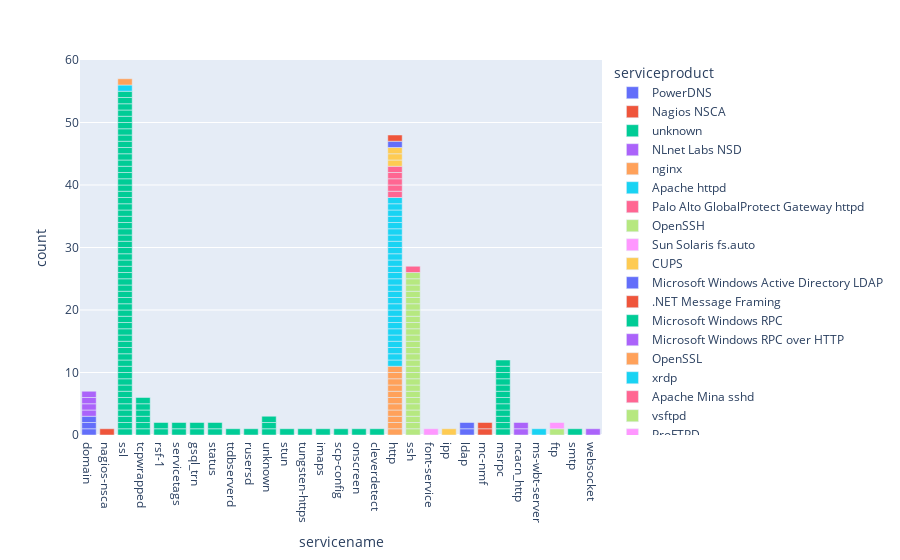

Notebook code cell kept with this figure:
### Markdown cell above
# Diagram Servicename and Serviceproduct

### Code cell
fig = px.bar(nmap_df, x='servicename', y='count', color ='serviceproduct')
fig.show()

### Figure 1 — Plotly figure (JSON) as saved in the notebook; plotly's stock layout.template omitted (floating-point values rounded to 4 significant figures)
{"data": [{"alignmentgroup": "True", "hoverlabel": {"namelength": 0}, "hovertemplate": "serviceproduct=PowerDNS<br>servicename=%{x}<br>count=%{y}", "legendgroup": "PowerDNS", "marker": {"color": "#636efa"}, "name": "PowerDNS", "offsetgroup": "PowerDNS", "orientation": "v", "showlegend": true, "textposition": "auto", "type": "bar", "x": ["domain", "domain", "domain"], "xaxis": "x", "y": [1, 1, 1], "yaxis": "y"}, {"alignmentgroup": "True", "hoverlabel": {"namelength": 0}, "hovertemplate": "serviceproduct=Nagios NSCA<br>servicename=%{x}<br>count=%{y}", "legendgroup": "Nagios NSCA", "marker": {"color": "#EF553B"}, "name": "Nagios NSCA", "offsetgroup": "Nagios NSCA", "orientation": "v", "showlegend": true, "textposition": "auto", "type": "bar", "x": ["nagios-nsca"], "xaxis": "x", "y": [1], "yaxis": "y"}, {"alignmentgroup": "True", "hoverlabel": {"namelength": 0}, "hovertemplate": "serviceproduct=unknown<br>servicename=%{x}<br>count=%{y}", "legendgroup": "unknown", "marker": {"color": "#00cc96"}, "name": "unknown", "offsetgroup": "unknown", "orientation": "v", "showlegend": true, "textposition": "auto", "type": "bar", "x": ["ssl", "tcpwrapped", "ssl", "tcpwrapped", "ssl", "ssl", "ssl", "ssl", "ssl", "ssl", "ssl", "ssl", "ssl", "ssl", "ssl", "ssl", "ssl", "ssl", "ssl", "ssl", "rsf-1", "rsf-1", "servicetags", "gsql_trn", "status", "ttdbserverd", "rusersd", "unknown", "unknown", "servicetags", "gsql_trn", "status", "ssl", "ssl", "tcpwrapped", "ssl", "ssl", "ssl", "ssl", "ssl", "ssl", "ssl", "ssl", "ssl", "ssl", "ssl", "ssl", "stun", "tungsten-https", "ssl", "ssl", "ssl", "ssl", "ssl", "ssl", "ssl", "ssl", "ssl", "ssl", "imaps", "ssl", "scp-config", "ssl", "tcpwrapped", "ssl", "tcpwrapped", "ssl", "tcpwrapped", "onscreen", "unknown", "ssl", "ssl", "ssl", "ssl", "cleverdetect", "ssl", "ssl", "ssl", "ssl", "ssl"], "xaxis": "x", "y": [1, 1, 1, 1, 1, 1, 1, 1, 1, 1, 1, 1, 1, 1, 1, 1, 1, 1, 1, 1, 1, 1, 1, 1, 1, 1, 1, 1, 1, 1, 1, 1, 1, 1, 1, 1, 1, 1, 1, 1, 1, 1, 1, 1, 1, 1, 1, 1, 1, 1, 1, 1, 1, 1, 1, 1, 1, 1, 1, 1, 1, 1, 1, 1, 1, 1, 1, 1, 1, 1, 1, 1, 1, 1, 1, 1, 1, 1, 1, 1], "yaxis": "y"}, {"alignmentgroup": "True", "hoverlabel": {"namelength": 0}, "hovertemplate": "serviceproduct=NLnet Labs NSD<br>servicename=%{x}<br>count=%{y}", "legendgroup": "NLnet Labs NSD", "marker": {"color": "#ab63fa"}, "name": "NLnet Labs NSD", "offsetgroup": "NLnet Labs NSD", "orientation": "v", "showlegend": true, "textposition": "auto", "type": "bar", "x": ["domain", "domain", "domain", "domain"], "xaxis": "x", "y": [1, 1, 1, 1], "yaxis": "y"}, {"alignmentgroup": "True", "hoverlabel": {"namelength": 0}, "hovertemplate": "serviceproduct=nginx<br>servicename=%{x}<br>count=%{y}", "legendgroup": "nginx", "marker": {"color": "#FFA15A"}, "name": "nginx", "offsetgroup": "nginx", "orientation": "v", "showlegend": true, "textposition": "auto", "type": "bar", "x": ["http", "http", "http", "http", "http", "http", "http", "http", "http", "http", "http"], "xaxis": "x", "y": [1, 1, 1, 1, 1, 1, 1, 1, 1, 1, 1], "yaxis": "y"}, {"alignmentgroup": "True", "hoverlabel": {"namelength": 0}, "hovertemplate": "serviceproduct=Apache httpd<br>servicename=%{x}<br>count=%{y}", "legendgroup": "Apache httpd", "marker": {"color": "#19d3f3"}, "name": "Apache httpd", "offsetgroup": "Apache httpd", "orientation": "v", "showlegend": true, "textposition": "auto", "type": "bar", "x": ["http", "http", "http", "http", "http", "http", "http", "http", "http", "http", "http", "http", "http", "http", "http", "http", "http", "http", "http", "http", "http", "http", "http", "http", "http", "ssl", "http", "http"], "xaxis": "x", "y": [1, 1, 1, 1, 1, 1, 1, 1, 1, 1, 1, 1, 1, 1, 1, 1, 1, 1, 1, 1, 1, 1, 1, 1, 1, 1, 1, 1], "yaxis": "y"}, {"alignmentgroup": "True", "hoverlabel": {"namelength": 0}, "hovertemplate": "serviceproduct=Palo Alto GlobalProtect Gateway httpd<br>servicename=%{x}<br>count=%{y}", "legendgroup": "Palo Alto GlobalProtect Gateway httpd", "marker": {"color": "#FF6692"}, "name": "Palo Alto GlobalProtect Gateway httpd", "offsetgroup": "Palo Alto GlobalProtect Gateway httpd", "orientation": "v", "showlegend": true, "textposition": "auto", "type": "bar", "x": ["http", "http", "http", "http", "http"], "xaxis": "x", "y": [1, 1, 1, 1, 1], "yaxis": "y"}, {"alignmentgroup": "True", "hoverlabel": {"namelength": 0}, "hovertemplate": "serviceproduct=OpenSSH<br>servicename=%{x}<br>count=%{y}", "legendgroup": "OpenSSH", "marker": {"color": "#B6E880"}, "name": "OpenSSH", "offsetgroup": "OpenSSH", "orientation": "v", "showlegend": true, "textposition": "auto", "type": "bar", "x": ["ssh", "ssh", "ssh", "ssh", "ssh", "ssh", "ssh", "ssh", "ssh", "ssh", "ssh", "ssh", "ssh", "ssh", "ssh", "ssh", "ssh", "ssh", "ssh", "ssh", "ssh", "ssh", "ssh", "ssh", "ssh", "ssh"], "xaxis": "x", "y": [1, 1, 1, 1, 1, 1, 1, 1, 1, 1, 1, 1, 1, 1, 1, 1, 1, 1, 1, 1, 1, 1, 1, 1, 1, 1], "yaxis": "y"}, {"alignmentgroup": "True", "hoverlabel": {"namelength": 0}, "hovertemplate": "serviceproduct=Sun Solaris fs.auto<br>servicename=%{x}<br>count=%{y}", "legendgroup": "Sun Solaris fs.auto", "marker": {"color": "#FF97FF"}, "name": "Sun Solaris fs.auto", "offsetgroup": "Sun Solaris fs.auto", "orientation": "v", "showlegend": true, "textposition": "auto", "type": "bar", "x": ["font-service"], "xaxis": "x", "y": [1], "yaxis": "y"}, {"alignmentgroup": "True", "hoverlabel": {"namelength": 0}, "hovertemplate": "serviceproduct=CUPS<br>servicename=%{x}<br>count=%{y}", "legendgroup": "CUPS", "marker": {"color": "#FECB52"}, "name": "CUPS", "offsetgroup": "CUPS", "orientation": "v", "showlegend": true, "textposition": "auto", "type": "bar", "x": ["ipp"], "xaxis": "x", "y": [1], "yaxis": "y"}, {"alignmentgroup": "True", "hoverlabel": {"namelength": 0}, "hovertemplate": "serviceproduct=Microsoft Windows Active Directory LDAP<br>servicename=%{x}<br>count=%{y}", "legendgroup": "Microsoft Windows Active Directory LDAP", "marker": {"color": "#636efa"}, "name": "Microsoft Windows Active Directory LDAP", "offsetgroup": "Microsoft Windows Active Directory LDAP", "orientation": "v", "showlegend": true, "textposition": "auto", "type": "bar", "x": ["ldap", "ldap"], "xaxis": "x", "y": [1, 1], "yaxis": "y"}, {"alignmentgroup": "True", "hoverlabel": {"namelength": 0}, "hovertemplate": "serviceproduct=.NET Message Framing<br>servicename=%{x}<br>count=%{y}", "legendgroup": ".NET Message Framing", "marker": {"color": "#EF553B"}, "name": ".NET Message Framing", "offsetgroup": ".NET Message Framing", "orientation": "v", "showlegend": true, "textposition": "auto", "type": "bar", "x": ["mc-nmf", "mc-nmf"], "xaxis": "x", "y": [1, 1], "yaxis": "y"}, {"alignmentgroup": "True", "hoverlabel": {"namelength": 0}, "hovertemplate": "serviceproduct=Microsoft Windows RPC<br>servicename=%{x}<br>count=%{y}", "legendgroup": "Microsoft Windows RPC", "marker": {"color": "#00cc96"}, "name": "Microsoft Windows RPC", "offsetgroup": "Microsoft Windows RPC", "orientation": "v", "showlegend": true, "textposition": "auto", "type": "bar", "x": ["msrpc", "msrpc", "msrpc", "msrpc", "msrpc", "msrpc", "msrpc", "msrpc", "msrpc", "msrpc", "msrpc", "msrpc"], "xaxis": "x", "y": [1, 1, 1, 1, 1, 1, 1, 1, 1, 1, 1, 1], "yaxis": "y"}, {"alignmentgroup": "True", "hoverlabel": {"namelength": 0}, "hovertemplate": "serviceproduct=Microsoft Windows RPC over HTTP<br>servicename=%{x}<br>count=%{y}", "legendgroup": "Microsoft Windows RPC over HTTP", "marker": {"color": "#ab63fa"}, "name": "Microsoft Windows RPC over HTTP", "offsetgroup": "Microsoft Windows RPC over HTTP", "orientation": "v", "showlegend": true, "textposition": "auto", "type": "bar", "x": ["ncacn_http", "ncacn_http"], "xaxis": "x", "y": [1, 1], "yaxis": "y"}, {"alignmentgroup": "True", "hoverlabel": {"namelength": 0}, "hovertemplate": "serviceproduct=OpenSSL<br>servicename=%{x}<br>count=%{y}", "legendgroup": "OpenSSL", "marker": {"color": "#FFA15A"}, "name": "OpenSSL", "offsetgroup": "OpenSSL", "orientation": "v", "showlegend": true, "textposition": "auto", "type": "bar", "x": ["ssl"], "xaxis": "x", "y": [1], "yaxis": "y"}, {"alignmentgroup": "True", "hoverlabel": {"namelength": 0}, "hovertemplate": "serviceproduct=xrdp<br>servicename=%{x}<br>count=%{y}", "legendgroup": "xrdp", "marker": {"color": "#19d3f3"}, "name": "xrdp", "offsetgroup": "xrdp", "orientation": "v", "showlegend": true, "textposition": "auto", "type": "bar", "x": ["ms-wbt-server"], "xaxis": "x", "y": [1], "yaxis": "y"}, {"alignmentgroup": "True", "hoverlabel": {"namelength": 0}, "hovertemplate": "serviceproduct=Apache Mina sshd<br>servicename=%{x}<br>count=%{y}", "legendgroup": "Apache Mina sshd", "marker": {"color": "#FF6692"}, "name": "Apache Mina sshd", "offsetgroup": "Apache Mina sshd", "orientation": "v", "showlegend": true, "textposition": "auto", "type": "bar", "x": ["ssh"], "xaxis": "x", "y": [1], "yaxis": "y"}, {"alignmentgroup": "True", "hoverlabel": {"namelength": 0}, "hovertemplate": "serviceproduct=vsftpd<br>servicename=%{x}<br>count=%{y}", "legendgroup": "vsftpd", "marker": {"color": "#B6E880"}, "name": "vsftpd", "offsetgroup": "vsftpd", "orientation": "v", "showlegend": true, "textposition": "auto", "type": "bar", "x": ["ftp"], "xaxis": "x", "y": [1], "yaxis": "y"}, {"alignmentgroup": "True", "hoverlabel": {"namelength": 0}, "hovertemplate": "serviceproduct=ProFTPD<br>servicename=%{x}<br>count=%{y}", "legendgroup": "ProFTPD", "marker": {"color": "#FF97FF"}, "name": "ProFTPD", "offsetgroup": "ProFTPD", "orientation": "v", "showlegend": true, "textposition": "auto", "type": "bar", "x": ["ftp"], "xaxis": "x", "y": [1], "yaxis": "y"}, {"alignmentgroup": "True", "hoverlabel": {"namelength": 0}, "hovertemplate": "serviceproduct=Microsoft IIS httpd<br>servicename=%{x}<br>count=%{y}", "legendgroup": "Microsoft IIS httpd", "marker": {"color": "#FECB52"}, "name": "Microsoft IIS httpd", "offsetgroup": "Microsoft IIS httpd", "orientation": "v", "showlegend": true, "textposition": "auto", "type": "bar", "x": ["http", "http", "http"], "xaxis": "x", "y": [1, 1, 1], "yaxis": "y"}, {"alignmentgroup": "True", "hoverlabel": {"namelength": 0}, "hovertemplate": "serviceproduct=Jetty<br>servicename=%{x}<br>count=%{y}", "legendgroup": "Jetty", "marker": {"color": "#636efa"}, "name": "Jetty", "offsetgroup": "Jetty", "orientation": "v", "showlegend": true, "textposition": "auto", "type": "bar", "x": ["http"], "xaxis": "x", "y": [1], "yaxis": "y"}, {"alignmentgroup": "True", "hoverlabel": {"namelength": 0}, "hovertemplate": "serviceproduct=Apache Tomcat/Coyote JSP engine<br>servicename=%{x}<br>count=%{y}", "legendgroup": "Apache Tomcat/Coyote JSP engine", "marker": {"color": "#EF553B"}, "name": "Apache Tomcat/Coyote JSP engine", "offsetgroup": "Apache Tomcat/Coyote JSP engine", "orientation": "v", "showlegend": true, "textposition": "auto", "type": "bar", "x": ["http"], "xaxis": "x", "y": [1], "yaxis": "y"}, {"alignmentgroup": "True", "hoverlabel": {"namelength": 0}, "hovertemplate": "serviceproduct=Postfix smtpd<br>servicename=%{x}<br>count=%{y}", "legendgroup": "Postfix smtpd", "marker": {"color": "#00cc96"}, "name": "Postfix smtpd", "offsetgroup": "Postfix smtpd", "orientation": "v", "showlegend": true, "textposition": "auto", "type": "bar", "x": ["smtp"], "xaxis": "x", "y": [1], "yaxis": "y"}, {"alignmentgroup": "True", "hoverlabel": {"namelength": 0}, "hovertemplate": "serviceproduct=WebSocket++<br>servicename=%{x}<br>count=%{y}", "legendgroup": "WebSocket++", "marker": {"color": "#ab63fa"}, "name": "WebSocket++", "offsetgroup": "WebSocket++", "orientation": "v", "showlegend": true, "textposition": "auto", "type": "bar", "x": ["websocket"], "xaxis": "x", "y": [1], "yaxis": "y"}], "layout": {"autosize": true, "barmode": "relative", "legend": {"title": {"text": "serviceproduct"}, "tracegroupgap": 0}, "margin": {"t": 60}, "xaxis": {"anchor": "y", "autorange": true, "domain": [0, 1], "range": [-0.5, 28.5], "title": {"text": "servicename"}, "type": "category"}, "yaxis": {"anchor": "x", "autorange": true, "domain": [0, 1], "range": [0, 60], "title": {"text": "count"}, "type": "linear"}}}
